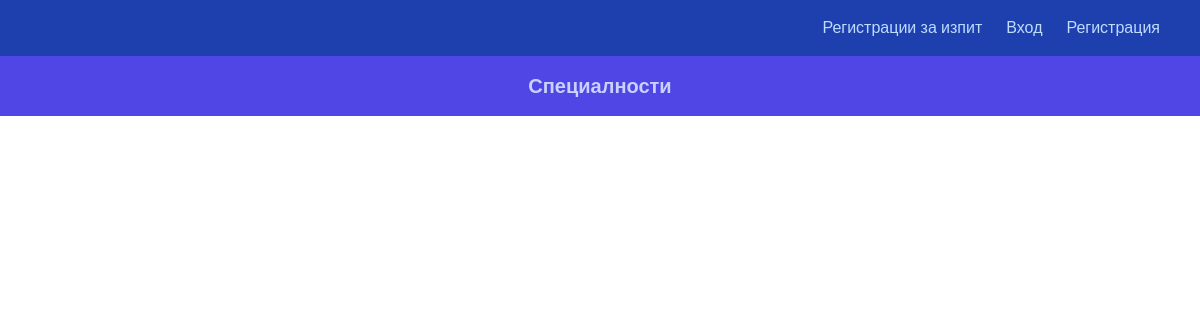
Before: /modules/ with the older database file.
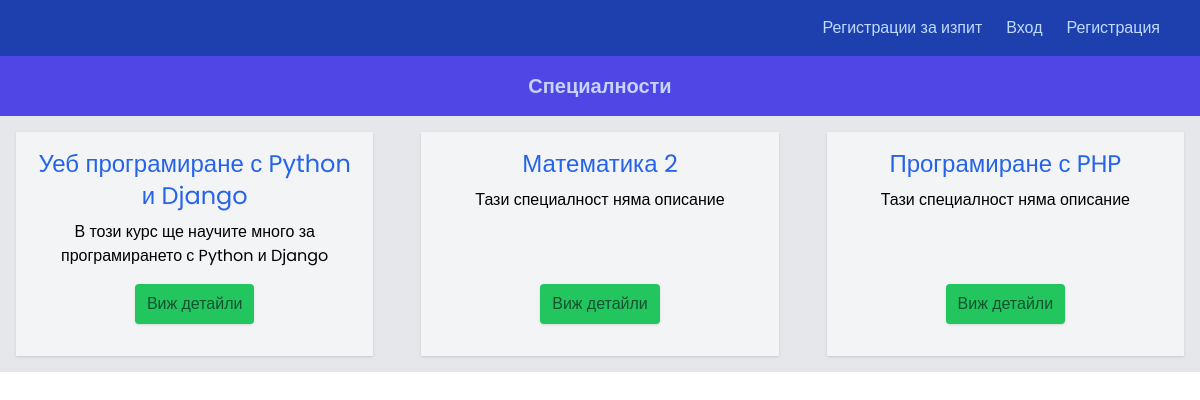
After: the same page with the newer database file.
### modules/models.py (models this page shows, shortened)
class Module(models.Model):
    name = models.CharField(max_length=255)
    description = models.TextField(blank=True)
    participants = models.ManyToManyField(User, related_name='modules')

### modules/views.py (the view)
# urls.py: path('', views.index, name='index'),
def index(request):
    modules = Module.objects.all()
    return render(request, 'modules/index.html', {'modules': modules})

### templates/modules/index.html (shortened to what this page needs)
{% extends '../base.html' %}
{% load static %}
{%  block content %}
  <div class="flex flex-col  bg-gray-200">
    <div class="flex bg-indigo-600 w-full p-4">
      <div class="flex-1">
        <h2 class="text-xl  text-center font-bold text-indigo-200">Специалности</h2>
      </div>
    </div>
    <div class="grid grid-cols-1 md:grid-cols-2 lg:grid-cols-3  gap-4">
    {% for module in modules %}
      <div class="flex flex-col bg-gray-100 shadow m-4 p-4">
        <h4 class="text-2xl text-center text-blue-600 mb-2 ">{{module.name}}</h4>
        <p class="text-center flex-1">{% if module.description %}
          {{module.description}}
        {% else %}
          Тази специалност няма описание
        {% endif %}</p>
        <div class="flex justify-around my-4">
          <a href="{% url 'modules:show' module.id %}" class="bg-green-500 px-3 py-2 rounded shadow text-green-900">Виж детайли</a>
        </div>
      </div>
    {% endfor %}
    </div>
  </div>
{% endblock %}

### templates/base.html (shortened to what this page needs)
{% load static %}
<!DOCTYPE html>
<html lang="en">
<head>
    <script src="https://cdn.tailwindcss.com"></script>
    <link rel="stylesheet" href="{% static 'styles/base.css' %}">
    <link rel="stylesheet" href="{% static 'styles/forms.css' %}">
</head>
<body hx-headers='{"X-CSRFToken": "{{ csrf_token }}"}'>
{% include "navbar.html" %}
<div  class="bg-gray-100">
{% block content %}
{% endblock content %}
</div>
</body>
</html>

### templates/navbar.html (shortened to what this page needs)
<header class="bg-blue-800 p-4 text-blue-200">
  <nav>
    <ul class="flex justify-end items-center space-x-6">
      <li><a href="">Регистрации за изпит</a></li>
      {% if user.is_authenticated %}
        <li><a href="">Привет, {{request.user.username}}</a></li>
        <li><a class="p-2 bg-red-600 text-red-100" href="{% url 'accounts:logout'%}">Изход</a></li>
      {% else %}
        <li><a href="{% url 'accounts:login'%}">Вход</a></li>
        <li><a href="{% url 'accounts:register'%}">Регистрация</a></li>
      {% endif %}
    </ul>
  </nav>
</header>

### static/styles/base.css (style rules this page uses)
* { font-family: 'Poppins', sans-serif; }

Changed rows visible on the page:
added Module: name "Уеб програмиране с Python и Django", description "В този курс ще научите много за програмирането с Python и Django"
added Module: name "Математика 2", description "Тази специалност няма описание"
added Module: name "Програмиране с PHP", description "Тази специалност няма описание"
